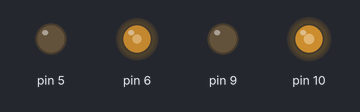
Recording of a sketch running on a simulated Arduino Uno, built with avr-gcc and run on an emulated ATmega328P. Shown: output pins drawn as LEDs (lit = HIGH).

Above: at 0.05 s.
At 2.05 s:
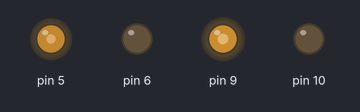
At 4.05 s:
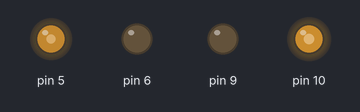
At 6.05 s:
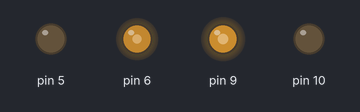
At 8.0 s:
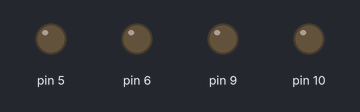
Timing chart, 0 to 10.4 s (numbered marks = the images above):
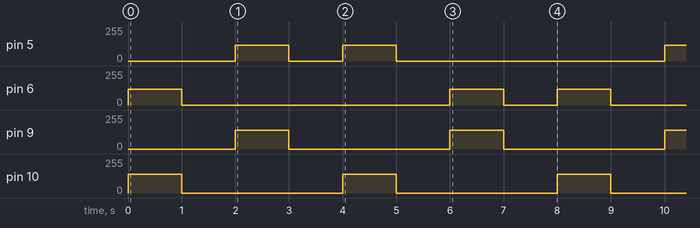

The sketch:

testeDeFuncionalidade.ino
```cpp
/**
Robô desviaador de obstaculos
  @author Anna Julia Arcanjo - Nicolas Matheus - João Felipe - Sara Oliveira
*/

 //A velocida do que for utilizada no código vária de acordo com o motor

void setup() {
  pinMode(5, OUTPUT);
  pinMode(6, OUTPUT);
  pinMode(9, OUTPUT);
  pinMode(10, OUTPUT);
  Serial.begin(9600);
}

void loop() {
  digitalWrite(5, LOW);
  analogWrite(6, 120);
  digitalWrite(9, LOW);
  analogWrite(10, 140);
  delay(1000);
  parar();
  moverRe();
  parar();
  girarEsquerda();
  parar();
  girarDireita();
  parar();
}

void moverFrente() {
  digitalWrite(5, LOW);  //motor 1
  analogWrite(6, 120);   //motor 1
  digitalWrite(9, LOW);  //motor 2
  analogWrite(10, 140);  //motor 2
  delay(1000);
}

void parar() {
  digitalWrite(5, LOW);   //motor 1
  digitalWrite(6, LOW);   //motor 1
  digitalWrite(9, LOW);   //motor 2
  digitalWrite(10, LOW);  //motor 2
  delay(1000);
}

void moverRe() {
  digitalWrite(6, LOW);   //motor 1
  analogWrite(5, 120);    //motor 1
  digitalWrite(10, LOW);  //motor 2
  analogWrite(9, 140);    //motor 2
  delay(1000);

}

void girarEsquerda() {
  digitalWrite(6, LOW);  //motor 1
  analogWrite(5, 120);   //motor 1
  digitalWrite(9, LOW);  //motor 2
  analogWrite(10, 140);  //motor 2
  delay(1000);
}

void girarDireita() {
  digitalWrite(5, LOW);   //motor 1
  analogWrite(6, 120);    //motor 1
  digitalWrite(10, LOW);  //motor 2
  analogWrite(9, 140);    //motor 2
  delay(1000);
}
 
```

Measured:
- by itself, pin 5: repeats every 8.0 s: 0/255 1.0 s, 120/255 1.0 s, 0/255 5.0 s, 120/255 1.0 s
- by itself, pin 6: repeats every 8.0 s: 0/255 5.0 s, 120/255 1.0 s, 0/255 1.0 s, 120/255 1.0 s
- by itself, pin 9, pin 10: alternates 140/255 for 1.0 s and 0/255 for 3.0 s
